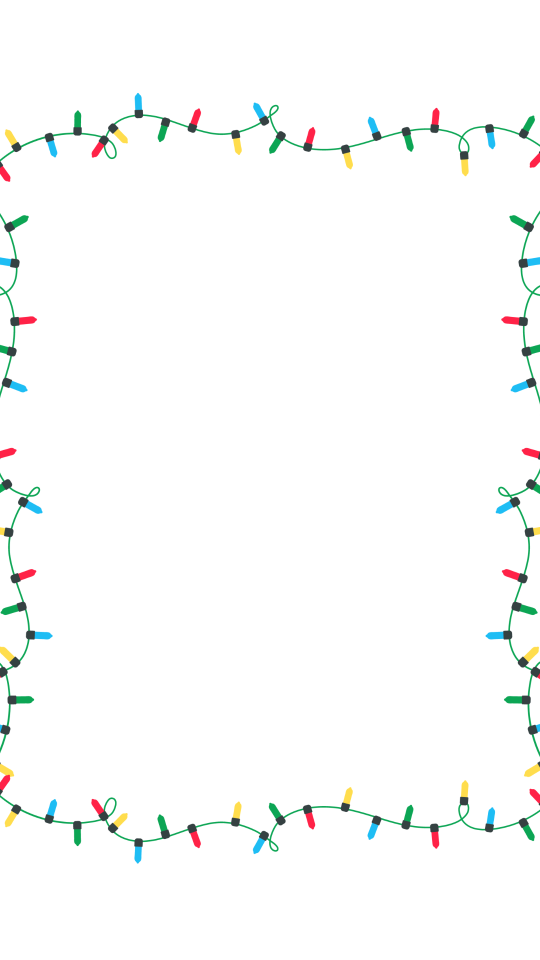
#> input picture frames/christmas.png, 1080 x 1920 px (shown at 1/2 size)
$ python -i scrolling_generator.py   (imports and definitions only)
#> lines starting #> are read from the running program, lines starting #| are printed output that depends on the picture
import gc
import os
import subprocess
from pathlib import Path
from typing import Callable, Literal, Optional

import numpy as np
from PIL import Image, ImageDraw, ImageFont, ImageFilter
from moviepy.editor import VideoClip

WIDTH = 1080
HEIGHT = 1920
FPS = 30

TEXT_W = 840
TEXT_X = (WIDTH - TEXT_W) // 2  # 120

SAFE_TOP = 270
SAFE_BOTTOM = 1440

OVERLAY_H    = int(HEIGHT * 0.47)
OVERLAY_FADE = 0.93

# Fonts are in the same directory as this file → /app/fonts/ on Railway
_FONT_BASE = Path(__file__).parent / "fonts"

# Curated font catalog with display names mapped to actual files
_NAMED_FONTS: list[dict] = [
    {"name": "Montserrat",  "file": "Montserrat-Bold.ttf"},
    {"name": "Gilroy",      "file": "Gilroy-Medium.ttf"},
    {"name": "Georgia",     "file": "Georgia.ttf"},
    {"name": "LT Carpet",   "file": "LTCarpet.ttf"},
    {"name": "Inter",       "file": "Inter-Medium.otf"},
    {"name": "Bodyhand",    "file": "Bodyhand Regular.otf"},
]

_FALLBACKS = [
    "/usr/share/fonts/truetype/dejavu/DejaVuSans.ttf",
    "/usr/share/fonts/truetype/liberation/LiberationSans-Regular.ttf",
    "/usr/share/fonts/truetype/freefont/FreeSans.ttf",
]


# [80 lines left out: functions _get_font, list_fonts, _wrap_lines, _render_text, not called in this run]


def _hex_rgb(h: str) -> tuple[int, int, int]:
    h = h.lstrip("#")
    return int(h[0:2], 16), int(h[2:4], 16), int(h[4:6], 16)


def _is_light_bg(hex_color: str) -> bool:
    r, g, b = _hex_rgb(hex_color)
    return (0.299 * r + 0.587 * g + 0.114 * b) > 128


def _cover_crop(img: Image.Image, target_w: int, target_h: int, anchor_y: float = 0.5) -> Image.Image:
    orig_w, orig_h = img.size
    scale  = max(target_w / orig_w, target_h / orig_h)
    new_w  = int(orig_w * scale)
    new_h  = int(orig_h * scale)
    img    = img.resize((new_w, new_h), Image.LANCZOS)
    left   = (new_w - target_w) // 2
    top    = int((new_h - target_h) * float(np.clip(anchor_y, 0.0, 1.0)))
    return img.crop((left, top, left + target_w, top + target_h))


def _prepare_overlay(image_path: str, anchor_y: float = 0.5) -> Optional[np.ndarray]:
#> called with image_path = 'frames/christmas.png', anchor_y = 0.5
    try:
        raw = Image.open(image_path).convert("RGB")
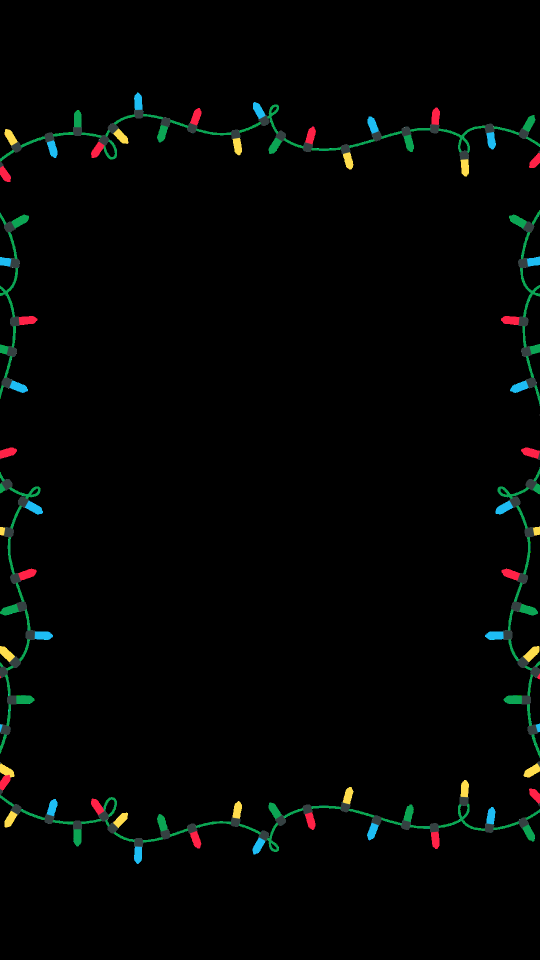
#> raw: PIL image 1080x1920 RGB (shown at 1/2 size); mean R, G, B 2.8, 4.7, 3.5
        img = _cover_crop(raw, WIDTH, OVERLAY_H, anchor_y)
#> in _cover_crop, `return img.crop((left, top, left + target_w, top + target_h))`:
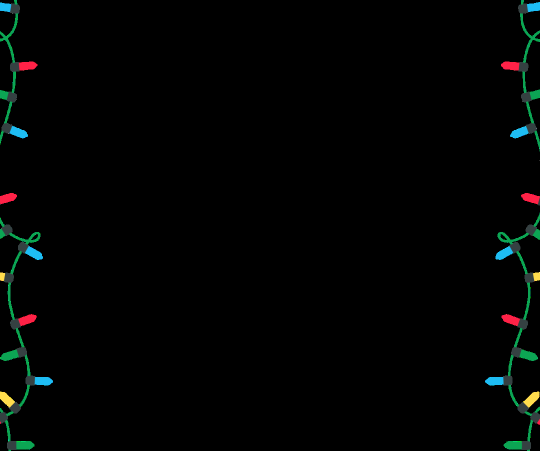
#> returned value: PIL image 1080x902 RGB (shown at 1/2 size); mean R, G, B 1.9, 3.6, 2.9
        img_blur = img.filter(ImageFilter.GaussianBlur(radius=1))

        sharp   = np.array(img).astype(np.float32)
        blurred = np.array(img_blur).astype(np.float32)

        fade_start = int(OVERLAY_H * OVERLAY_FADE)
        n_fade = OVERLAY_H - fade_start

        blend_w = np.zeros(OVERLAY_H, dtype=np.float32)
        blend_w[fade_start:] = np.linspace(0.0, 1.0, n_fade)
        bw = blend_w[:, np.newaxis, np.newaxis]
        rgb = (sharp * (1 - bw) + blurred * bw).astype(np.uint8)

        alpha = np.ones(OVERLAY_H, dtype=np.float32) * 255.0
        alpha[fade_start:] = np.linspace(255.0, 0.0, n_fade)

        result = np.zeros((OVERLAY_H, WIDTH, 4), dtype=np.uint8)
        result[:, :, :3] = rgb
        result[:, :, 3]  = np.broadcast_to(alpha[:, np.newaxis], (OVERLAY_H, WIDTH)).astype(np.uint8)
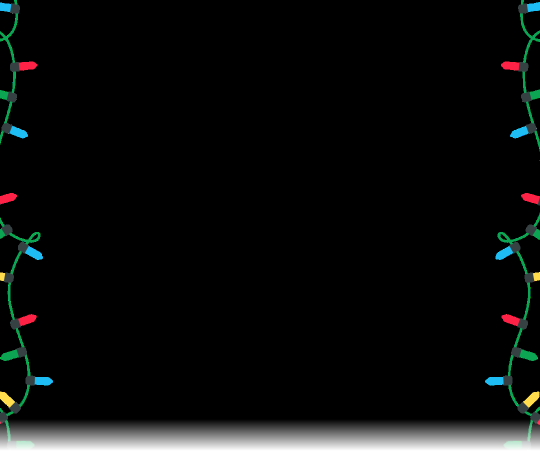
#> result: shape (902, 1080, 4) (shown at 1/2 size); mean R, G, B, A 1.9, 3.6, 2.9, 245.9; transparent parts drawn white
        return result
    except Exception as e:
        print(f"Overlay image error: {e}")
        return None


HOLD_SECS = 4.0
DISCLAIMER_BOTTOM_PAD = 380


# [203 lines left out: functions _audio_duration, generate_video, not called in this run]

>>> result = _prepare_overlay('frames/christmas.png')
